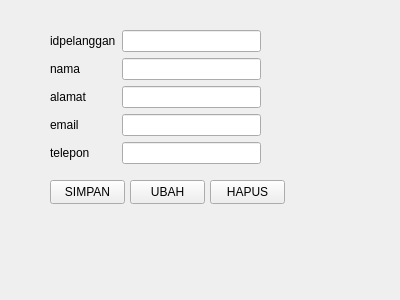
<?xml version="1.0" encoding="UTF-8"?>
<ui version="4.0">
 <class>Form</class>
 <widget class="QWidget" name="Form">
  <property name="geometry">
   <rect>
    <x>0</x>
    <y>0</y>
    <width>400</width>
    <height>300</height>
   </rect>
  </property>
  <property name="windowTitle">
   <string>Form</string>
  </property>
  <widget class="QWidget" name="formLayoutWidget">
   <property name="geometry">
    <rect>
     <x>50</x>
     <y>30</y>
     <width>211</width>
     <height>141</height>
    </rect>
   </property>
   <layout class="QFormLayout" name="formLayout">
    <item row="0" column="0">
     <widget class="QLabel" name="idpelangganLabel">
      <property name="text">
       <string>idpelanggan</string>
      </property>
     </widget>
    </item>
    <item row="0" column="1">
     <widget class="QLineEdit" name="idpelangganLineEdit"/>
    </item>
    <item row="1" column="0">
     <widget class="QLabel" name="namaLabel">
      <property name="text">
       <string>nama</string>
      </property>
     </widget>
    </item>
    <item row="1" column="1">
     <widget class="QLineEdit" name="namaLineEdit"/>
    </item>
    <item row="2" column="0">
     <widget class="QLabel" name="alamatLabel">
      <property name="text">
       <string>alamat</string>
      </property>
     </widget>
    </item>
    <item row="2" column="1">
     <widget class="QLineEdit" name="alamatLineEdit"/>
    </item>
    <item row="3" column="0">
     <widget class="QLabel" name="emailLabel">
      <property name="text">
       <string>email</string>
      </property>
     </widget>
    </item>
    <item row="3" column="1">
     <widget class="QLineEdit" name="emailLineEdit"/>
    </item>
    <item row="4" column="0">
     <widget class="QLabel" name="teleponLabel">
      <property name="text">
       <string>telepon</string>
      </property>
     </widget>
    </item>
    <item row="4" column="1">
     <widget class="QLineEdit" name="teleponLineEdit"/>
    </item>
   </layout>
  </widget>
  <widget class="QPushButton" name="pushButton">
   <property name="geometry">
    <rect>
     <x>50</x>
     <y>180</y>
     <width>75</width>
     <height>24</height>
    </rect>
   </property>
   <property name="text">
    <string>SIMPAN</string>
   </property>
  </widget>
  <widget class="QPushButton" name="pushButton_2">
   <property name="geometry">
    <rect>
     <x>130</x>
     <y>180</y>
     <width>75</width>
     <height>24</height>
    </rect>
   </property>
   <property name="text">
    <string>UBAH</string>
   </property>
  </widget>
  <widget class="QPushButton" name="pushButton_3">
   <property name="geometry">
    <rect>
     <x>210</x>
     <y>180</y>
     <width>75</width>
     <height>24</height>
    </rect>
   </property>
   <property name="text">
    <string>HAPUS</string>
   </property>
  </widget>
 </widget>
 <resources/>
 <connections/>
</ui>
